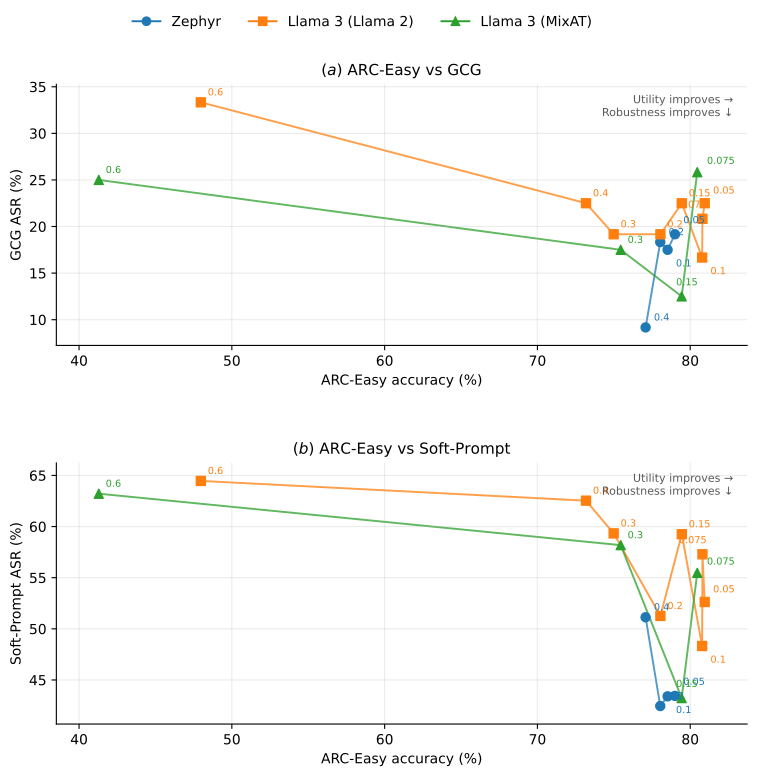

The script that saved this image:
import numpy as np
import matplotlib.pyplot as plt

from pathlib import Path
from matplotlib.backends.backend_pdf import PdfPages
from matplotlib.lines import Line2D


# ============================================================
# Configuration
# ============================================================

COLORS = {
    "Zephyr": "C0",
    "Llama 3 (Llama 2)": "C1",
    "Llama 3 (MixAT)": "C2",
}

MARKERS = {
    "Zephyr": "o",
    "Llama 3 (Llama 2)": "s",
    "Llama 3 (MixAT)": "^",
}


# ============================================================
# Data
#
# Only means are used in these trade-off plots.
#
# Each configuration contains:
#   s
#   ARC-E
#   ARC-C
#   GCG
#   Soft-Prompt
# ============================================================

models = {

    # ========================================================
    # Zephyr
    # ========================================================

    "Zephyr": {

        "s": np.array([
            0.05,
            0.10,
            0.20,
            0.40,
        ]),

        "ARC-E": {
            "y": np.array([
                79.00,
                78.52,
                78.04,
                77.08,
            ]),
        },

        "ARC-C": {
            "y": np.array([
                51.17,
                51.08,
                50.94,
                49.32,
            ]),
        },

        "GCG": {
            "y": np.array([
                19.17,
                17.50,
                18.33,
                9.17,
            ]),
        },

        "Soft-Prompt": {
            "y": np.array([
                43.44,
                43.40,
                42.45,
                51.13,
            ]),
        },
    },

    # ========================================================
    # Llama 3 (Llama 2)
    # ========================================================

    "Llama 3 (Llama 2)": {

        "s": np.array([
            0.05,
            0.075,
            0.10,
            0.150,
            0.20,
            0.300,
            0.40,
            0.600,
        ]),

        "ARC-E": {
            "y": np.array([
                80.95,
                80.80,
                80.78,
                79.45,
                78.05,
                74.99,
                73.18,
                47.97,
            ]),
        },

        "ARC-C": {
            "y": np.array([
                51.77,
                51.45,
                51.31,
                49.69,
                49.72,
                47.32,
                46.22,
                37.37,
            ]),
        },

        "GCG": {
            "y": np.array([
                22.50,
                20.83,
                16.67,
                22.50,
                19.17,
                19.17,
                22.50,
                33.33,
            ]),
        },

        "Soft-Prompt": {
            "y": np.array([
                52.62,
                57.29,
                48.32,
                59.25,
                51.26,
                59.33,
                62.53,
                64.46,
            ]),
        },
    },

    # ========================================================
    # Llama 3 (MixAT)
    # ========================================================

    "Llama 3 (MixAT)": {

        "s": np.array([
            0.075,
            0.150,
            0.300,
            0.600,
        ]),

        "ARC-E": {
            "y": np.array([
                80.46,
                79.44,
                75.45,
                41.29,
            ]),
        },

        "ARC-C": {
            "y": np.array([
                50.85,
                49.34,
                47.84,
                32.37,
            ]),
        },

        "GCG": {
            "y": np.array([
                25.83,
                12.50,
                17.50,
                25.00,
            ]),
        },

        "Soft-Prompt": {
            "y": np.array([
                55.47,
                43.23,
                58.18,
                63.21,
            ]),
        },
    },
}


# ============================================================
# Annotation offsets
#
# Used only to prevent overlapping s labels.
#
# Key:
#   (utility metric, robustness metric, model, s)
#
# Values:
#   (horizontal offset, vertical offset), in display points.
#
# Any point not listed here uses DEFAULT_ANNOTATION_OFFSET.
# ============================================================

DEFAULT_ANNOTATION_OFFSET = (5, 5)

ANNOTATION_OFFSETS = {

    # --------------------------------------------------------
    # ARC-Easy vs GCG
    # --------------------------------------------------------

    ("ARC-E", "GCG", "Zephyr", 0.05): (6, 8),
    ("ARC-E", "GCG", "Zephyr", 0.10): (6, -12),
    ("ARC-E", "GCG", "Zephyr", 0.20): (6, 5),
    ("ARC-E", "GCG", "Zephyr", 0.40): (6, 5),

    ("ARC-E", "GCG", "Llama 3 (Llama 2)", 0.05): (6, 7),
    ("ARC-E", "GCG", "Llama 3 (Llama 2)", 0.075): (-17, 8),
    ("ARC-E", "GCG", "Llama 3 (Llama 2)", 0.10): (6, -12),

    ("ARC-E", "GCG", "Llama 3 (MixAT)", 0.075): (7, 6),
    ("ARC-E", "GCG", "Llama 3 (MixAT)", 0.15): (-4, 8),

    # --------------------------------------------------------
    # ARC-Easy vs Soft-Prompt
    # --------------------------------------------------------

    ("ARC-E", "Soft-Prompt", "Zephyr", 0.05): (6, 8),
    ("ARC-E", "Soft-Prompt", "Zephyr", 0.10): (6, -12),
    ("ARC-E", "Soft-Prompt", "Zephyr", 0.20): (6, 5),
    ("ARC-E", "Soft-Prompt", "Zephyr", 0.40): (6, 5),

    ("ARC-E", "Soft-Prompt", "Llama 3 (Llama 2)", 0.05): (6, 7),
    ("ARC-E", "Soft-Prompt", "Llama 3 (Llama 2)", 0.075): (-17, 8),
    ("ARC-E", "Soft-Prompt", "Llama 3 (Llama 2)", 0.10): (6, -12),

    ("ARC-E", "Soft-Prompt", "Llama 3 (MixAT)", 0.075): (7, 6),
    ("ARC-E", "Soft-Prompt", "Llama 3 (MixAT)", 0.15): (-4, 8),

    # --------------------------------------------------------
    # ARC-Challenge vs GCG
    # --------------------------------------------------------

    ("ARC-C", "GCG", "Zephyr", 0.05): (6, 8),
    ("ARC-C", "GCG", "Zephyr", 0.10): (6, -12),
    ("ARC-C", "GCG", "Zephyr", 0.20): (6, 5),
    ("ARC-C", "GCG", "Zephyr", 0.40): (6, 5),

    ("ARC-C", "GCG", "Llama 3 (Llama 2)", 0.05): (6, 7),
    ("ARC-C", "GCG", "Llama 3 (Llama 2)", 0.075): (-17, 8),
    ("ARC-C", "GCG", "Llama 3 (Llama 2)", 0.10): (6, -12),

    ("ARC-C", "GCG", "Llama 3 (MixAT)", 0.075): (7, 6),
    ("ARC-C", "GCG", "Llama 3 (MixAT)", 0.15): (-4, 8),

    # --------------------------------------------------------
    # ARC-Challenge vs Soft-Prompt
    # --------------------------------------------------------

    ("ARC-C", "Soft-Prompt", "Zephyr", 0.05): (6, 8),
    ("ARC-C", "Soft-Prompt", "Zephyr", 0.10): (6, -12),
    ("ARC-C", "Soft-Prompt", "Zephyr", 0.20): (6, 5),
    ("ARC-C", "Soft-Prompt", "Zephyr", 0.40): (6, 5),

    ("ARC-C", "Soft-Prompt", "Llama 3 (Llama 2)", 0.05): (6, 7),
    ("ARC-C", "Soft-Prompt", "Llama 3 (Llama 2)", 0.075): (-17, 8),
    ("ARC-C", "Soft-Prompt", "Llama 3 (Llama 2)", 0.10): (6, -12),

    ("ARC-C", "Soft-Prompt", "Llama 3 (MixAT)", 0.075): (7, 6),
    ("ARC-C", "Soft-Prompt", "Llama 3 (MixAT)", 0.15): (-4, 8),
}


# ============================================================
# Desirable-direction annotation
# ============================================================

def add_direction_annotation(ax):

    ax.text(
        0.98,
        0.96,
        "Utility improves \u2192\nRobustness improves \u2193",
        transform=ax.transAxes,
        ha="right",
        va="top",
        fontsize=8,
        color="0.35",
        linespacing=1.25,
        zorder=5,
    )


# ============================================================
# Plot one trade-off panel
# ============================================================

def plot_tradeoff_panel(
    ax,
    utility_metric,
    robustness_metric,
    panel_label,
    panel_title,
):

    all_x = []
    all_y = []

    # --------------------------------------------------------
    # Plot each configuration
    # --------------------------------------------------------

    for model_name, model_data in models.items():

        s = model_data["s"]

        x = model_data[utility_metric]["y"]
        y = model_data[robustness_metric]["y"]

        color = COLORS[model_name]
        marker = MARKERS[model_name]

        # ----------------------------------------------------
        # Connect successive sweep settings
        #
        # The line shows the trajectory through trade-off
        # space as s increases. It is a visual guide only.
        # ----------------------------------------------------

        ax.plot(
            x,
            y,
            linestyle="-",
            linewidth=1.4,
            color=color,
            alpha=0.75,
            zorder=1,
        )

        # ----------------------------------------------------
        # Mean trade-off points
        # ----------------------------------------------------

        ax.scatter(
            x,
            y,
            marker=marker,
            s=42,
            color=color,
            zorder=3,
        )

        # ----------------------------------------------------
        # Label each point by multiplier s
        # ----------------------------------------------------

        for x_i, y_i, s_i in zip(x, y, s):

            key = (
                utility_metric,
                robustness_metric,
                model_name,
                float(s_i),
            )

            offset = ANNOTATION_OFFSETS.get(
                key,
                DEFAULT_ANNOTATION_OFFSET,
            )

            ax.annotate(
                f"{s_i:g}",
                xy=(x_i, y_i),
                xytext=offset,
                textcoords="offset points",
                fontsize=7,
                color=color,
                zorder=4,
            )

        all_x.extend(x)
        all_y.extend(y)

    # --------------------------------------------------------
    # Axis limits
    # --------------------------------------------------------

    xmin = min(all_x)
    xmax = max(all_x)

    ymin = min(all_y)
    ymax = max(all_y)

    xpadding = max(
        (xmax - xmin) * 0.07,
        0.5,
    )

    ypadding = max(
        (ymax - ymin) * 0.08,
        1.0,
    )

    ax.set_xlim(
        max(0, xmin - xpadding),
        min(100, xmax + xpadding),
    )

    ax.set_ylim(
        max(0, ymin - ypadding),
        min(100, ymax + ypadding),
    )

    # --------------------------------------------------------
    # Axis labels
    # --------------------------------------------------------

    if utility_metric == "ARC-E":

        ax.set_xlabel(
            "ARC-Easy accuracy (%)"
        )

    elif utility_metric == "ARC-C":

        ax.set_xlabel(
            "ARC-Challenge accuracy (%)"
        )

    ax.set_ylabel(
        f"{robustness_metric} ASR (%)"
    )

    # --------------------------------------------------------
    # Panel title
    # --------------------------------------------------------

    ax.set_title(
        rf"(${panel_label}$) {panel_title}",
        fontsize=11,
    )

    # --------------------------------------------------------
    # Styling
    # --------------------------------------------------------

    ax.grid(
        alpha=0.25,
    )

    ax.spines["top"].set_visible(False)
    ax.spines["right"].set_visible(False)

    # --------------------------------------------------------
    # Desirable trade-off direction
    # --------------------------------------------------------

    add_direction_annotation(ax)


# ============================================================
# Shared model legend
# ============================================================

def get_model_handles():

    return [
        Line2D(
            [0],
            [0],
            color=COLORS[name],
            marker=MARKERS[name],
            linestyle="-",
            linewidth=1.4,
            markersize=6,
            label=name,
        )
        for name in models.keys()
    ]


# ============================================================
# Page 1:
# (a) ARC-Easy x GCG
# (b) ARC-Easy x Soft-Prompt
# ============================================================

def plot_tradeoff_page_1():

    fig, axes = plt.subplots(
        2,
        1,
        figsize=(8, 8),
    )

    plot_tradeoff_panel(
        axes[0],
        utility_metric="ARC-E",
        robustness_metric="GCG",
        panel_label="a",
        panel_title="ARC-Easy vs GCG",
    )

    plot_tradeoff_panel(
        axes[1],
        utility_metric="ARC-E",
        robustness_metric="Soft-Prompt",
        panel_label="b",
        panel_title="ARC-Easy vs Soft-Prompt",
    )

    fig.legend(
        handles=get_model_handles(),
        frameon=False,
        loc="upper center",
        bbox_to_anchor=(0.5, 0.995),
        ncol=3,
    )

    fig.tight_layout(
        rect=[0.04, 0.02, 1.0, 0.94]
    )

    fig.subplots_adjust(
        hspace=0.45
    )

    return fig


# ============================================================
# Page 2:
# (c) ARC-Challenge x GCG
# (d) ARC-Challenge x Soft-Prompt
# ============================================================

def plot_tradeoff_page_2():

    fig, axes = plt.subplots(
        2,
        1,
        figsize=(8, 8),
    )

    plot_tradeoff_panel(
        axes[0],
        utility_metric="ARC-C",
        robustness_metric="GCG",
        panel_label="c",
        panel_title="ARC-Challenge vs GCG",
    )

    plot_tradeoff_panel(
        axes[1],
        utility_metric="ARC-C",
        robustness_metric="Soft-Prompt",
        panel_label="d",
        panel_title="ARC-Challenge vs Soft-Prompt",
    )

    fig.legend(
        handles=get_model_handles(),
        frameon=False,
        loc="upper center",
        bbox_to_anchor=(0.5, 0.995),
        ncol=3,
    )

    fig.tight_layout(
        rect=[0.04, 0.02, 1.0, 0.94]
    )

    fig.subplots_adjust(
        hspace=0.45
    )

    return fig


# ============================================================
# Generate figures
# ============================================================

page_1 = plot_tradeoff_page_1()
page_2 = plot_tradeoff_page_2()


# ============================================================
# Output paths
# ============================================================

script_path = Path(__file__).resolve()
output_dir = script_path.parent

pdf_path = (
    output_dir / "tradeoff_analysis_ARCs.pdf"
)


# ============================================================
# Save two-page PDF
# ============================================================

with PdfPages(pdf_path) as pdf:

    pdf.savefig(
        page_1,
        bbox_inches="tight",
    )

    pdf.savefig(
        page_2,
        bbox_inches="tight",
    )



# ============================================================
# Report outputs
# ============================================================

print(
    "Saved ARC trade-off analysis to:\n"
    f"  {pdf_path}\n\n"
)


# ============================================================
# Display
# ============================================================

plt.show()
